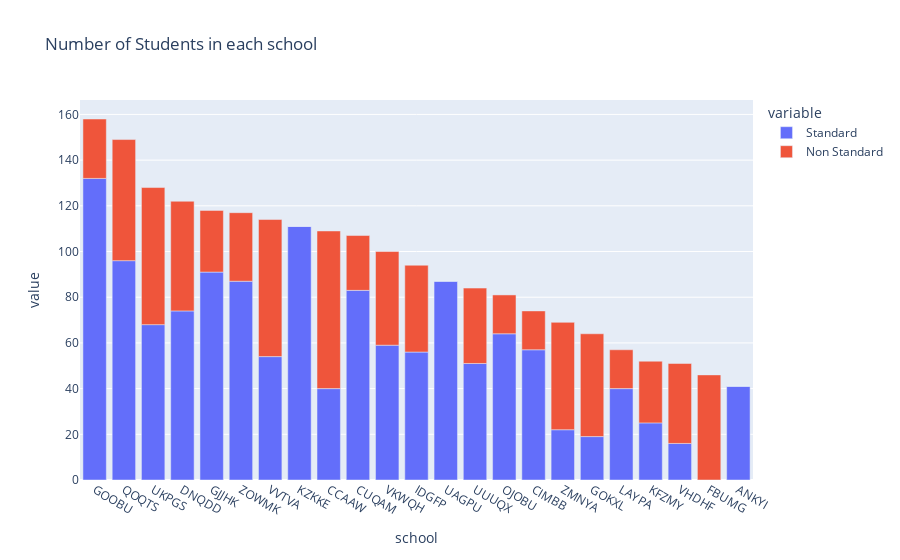

Write notebook code for a chart like this one.
### Code cell
fig = px.bar(schools, x="school", y=["Standard",'Non Standard'],title="Number of Students in each school")
fig.show()

### Figure 1 — Plotly figure (JSON) as saved in the notebook; plotly's stock layout.template omitted (floating-point values rounded to 4 significant figures)
{"data": [{"alignmentgroup": "True", "hovertemplate": "variable=Standard<br>school=%{x}<br>value=%{y}<extra></extra>", "legendgroup": "Standard", "marker": {"color": "#636efa"}, "name": "Standard", "offsetgroup": "Standard", "orientation": "v", "showlegend": true, "textposition": "auto", "type": "bar", "x": ["GOOBU", "QOQTS", "UKPGS", "DNQDD", "GJJHK", "ZOWMK", "VVTVA", "KZKKE", "CCAAW", "CUQAM", "VKWQH", "IDGFP", "UAGPU", "UUUQX", "OJOBU", "CIMBB", "ZMNYA", "GOKXL", "LAYPA", "KFZMY", "VHDHF", "FBUMG", "ANKYI"], "xaxis": "x", "y": [132, 96, 68, 74, 91, 87, 54, 111, 40, 83, 59, 56, 87, 51, 64, 57, 22, 19, 40, 25, 16, 0, 41], "yaxis": "y"}, {"alignmentgroup": "True", "hovertemplate": "variable=Non Standard<br>school=%{x}<br>value=%{y}<extra></extra>", "legendgroup": "Non Standard", "marker": {"color": "#EF553B"}, "name": "Non Standard", "offsetgroup": "Non Standard", "orientation": "v", "showlegend": true, "textposition": "auto", "type": "bar", "x": ["GOOBU", "QOQTS", "UKPGS", "DNQDD", "GJJHK", "ZOWMK", "VVTVA", "KZKKE", "CCAAW", "CUQAM", "VKWQH", "IDGFP", "UAGPU", "UUUQX", "OJOBU", "CIMBB", "ZMNYA", "GOKXL", "LAYPA", "KFZMY", "VHDHF", "FBUMG", "ANKYI"], "xaxis": "x", "y": [26, 53, 60, 48, 27, 30, 60, 0, 69, 24, 41, 38, 0, 33, 17, 17, 47, 45, 17, 27, 35, 46, 0], "yaxis": "y"}], "layout": {"barmode": "relative", "legend": {"title": {"text": "variable"}, "tracegroupgap": 0}, "title": {"text": "Number of Students in each school"}, "xaxis": {"anchor": "y", "domain": [0, 1], "title": {"text": "school"}, "type": "category", "range": [-0.5, 22.5], "autorange": true}, "yaxis": {"anchor": "x", "domain": [0, 1], "title": {"text": "value"}, "type": "linear", "range": [0, 166.3], "autorange": true}, "autosize": true}}
